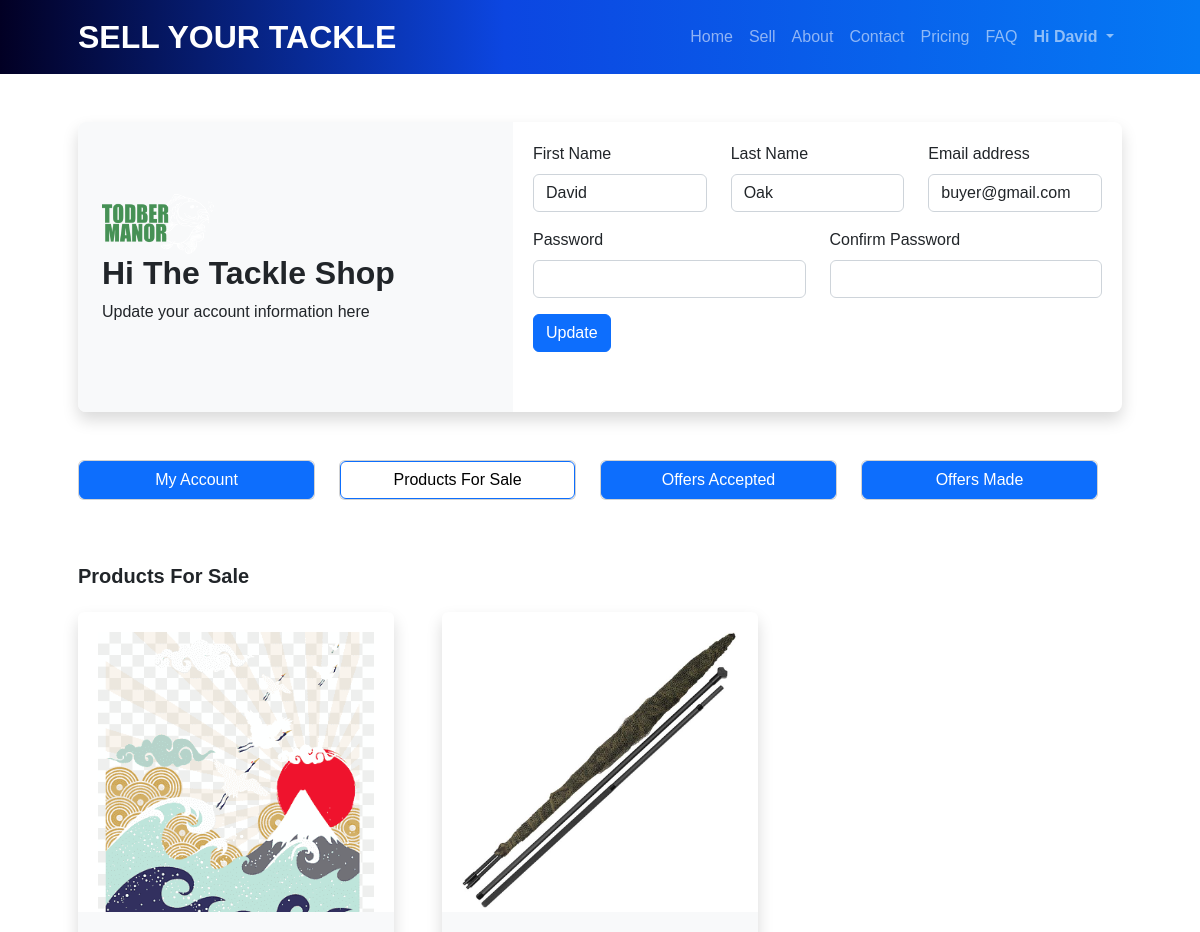
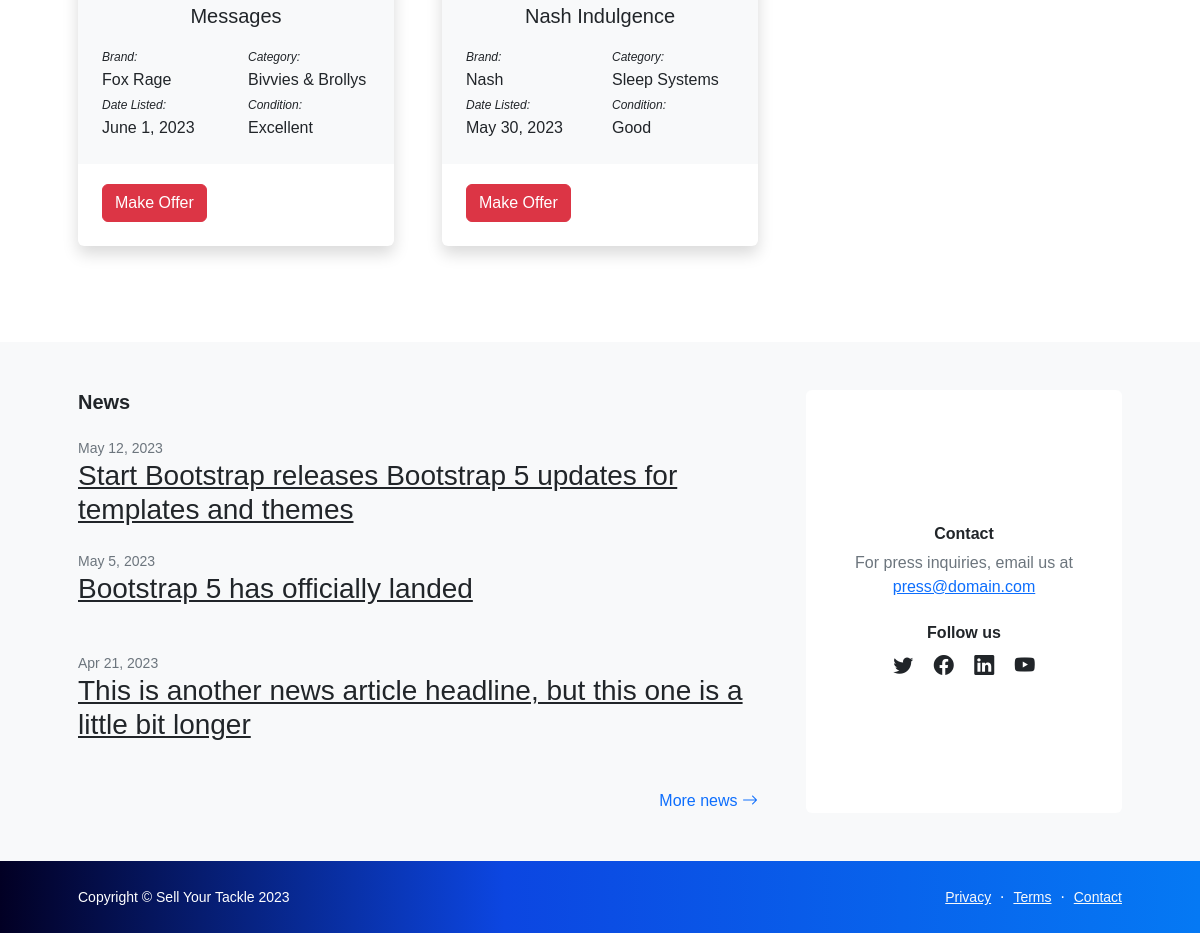
The page /tackle-shop-account/products-for-sale/ (signed in) on the database its author committed (2 pictures, top to bottom).
### myapp/models.py (models this page shows, shortened)
class TackleShop(models.Model):
    user = models.OneToOneField(User, on_delete=models.CASCADE)
    shop_name = models.CharField(max_length=200)
    shop_url = models.URLField()
    shop_logo = models.ImageField(upload_to="shop_logos")
    address_line1 = models.CharField(max_length=200)
    city = models.CharField(max_length=200)
    county = models.CharField(max_length=200)
    postcode = models.CharField(max_length=20)

class ProductImage(models.Model):
    product = models.ForeignKey(
        Product, related_name="images", on_delete=models.CASCADE
    )
    image = models.ImageField(upload_to="images")

class Product(models.Model):
    id = models.AutoField(primary_key=True)
    brand = models.ForeignKey(Brand, on_delete=models.CASCADE)
    category = models.ForeignKey(Category, on_delete=models.CASCADE)
    name = models.CharField(max_length=200)
    variation1 = models.CharField(max_length=100, blank=True, null=True)
    variation2 = models.CharField(max_length=100, blank=True, null=True)
    condition = models.CharField(max_length=100, choices=Condition.choices)
    description = models.TextField(blank=True, null=True)
    user = models.ForeignKey(User, on_delete=models.CASCADE)
    created_at = models.DateTimeField(auto_now_add=True)

class Brand(models.Model):
    name = models.CharField(max_length=200)
    def __str__(self):
        return self.name

class Category(models.Model):
    name = models.CharField(max_length=200)
    class Meta:
        db_table = "myapp_categories"
    def __str__(self):
        return self.name

### myapp/views.py (the view)
# urls.py: path('tackle-shop-account/products-for-sale/', ProductsForSale.as_view(), name='products_for_sale'),
class ProductsForSale(LoginRequiredMixin, View):
    def get(self, request):
        user_offers = Offer.objects.filter(buyer=request.user).values_list('product_id', flat=True)
        accepted_offers = Offer.objects.filter(status='accepted').values_list('product_id', flat=True)
        products = Product.objects.exclude(id__in=user_offers).exclude(id__in=accepted_offers).order_by('-created_at')
        tackle_shop = request.user.tackleshop  # Replace with your actual code
        return render(request, "products_for_sale.html", {"products": products, "tackle_shop": tackle_shop})

### myapp/templates/products_for_sale.html (shortened to what this page needs)
<!DOCTYPE html>
<html lang="en">
<head>
    {% include 'header.html' %}
</head>
<body class="d-flex flex-column">
    <main class="flex-shrink-0">
        {% include 'navbar.html' %}
        <section class="py-5">
            <div class="container px-lg-5">
                <div class="card border-0 shadow rounded-3 overflow-hidden">
                    <div class="card-body p-0">
                        <div class="row gx-0">
                            <div class="col-lg-6 col-xl-5 py-lg-5 account-details">
                                <div class="p-4">
                                    <div class="row">
                                        <div class="col-xs-6">
                                            <img src="{{ tackle_shop.shop_logo.url }}" alt="{{ product.name }} image"
                                                class="img-fluid tackle-shop-logo" id="product-card-img">
                                        </div>
                                        <div class="col-xs-6">
                                            <div class="h2 fw-bolder">Hi {{ tackle_shop.shop_name }}</div>
                                        </div>
                                    </div>
                                    <p>Update your account information here</p>
                                </div>
                            </div>
                            <div class="col-lg-6 col-xl-7" id="myaccount-form">
                                <div class="d-none d-lg-block">
                                    <div class="row">
                                        <div class="col-sm-4">
                                            <div class="mb-3">
                                                <label for="id_fname" class="form-label">First Name</label>
                                                <input type="text" class="form-control" id="id_fname" name="fname"
                                                    value="{{ request.user.first_name }}">
                                            </div>
                                        </div>
                                        <div class="col-sm-4">
                                            <div class="mb-3">
                                                <label for="id_lname" class="form-label">Last Name</label>
                                                <input type="text" class="form-control" id="id_lname" name="lname"
                                                    value="{{ request.user.last_name }}">
                                            </div>
                                        </div>
                                        <div class="col-sm-4">
                                            <div class="mb-3">
                                                <label for="id_email" class="form-label">Email address</label>
                                                <input type="email" class="form-control" id="id_email" name="email"
                                                    value="{{ request.user.email }}">
                                            </div>
                                        </div>
                                    </div>
                                    <div class="row">
                                        <div class="col-sm-6">
                                            <div class="mb-3">
                                                <label for="id_password" class="form-label">Password</label>
                                                <input type="password" class="form-control" id="id_password"
                                                    name="password">
                                            </div>
                                        </div>
                                        <div class="col-sm-6">
                                            <div class="mb-3">
                                                <label for="id_password_confirm" class="form-label">Confirm
                                                    Password</label>
                                                <input type="password" class="form-control" id="id_password_confirm"
                                                    name="password_confirm">
                                            </div>
                                        </div>
                                    </div>
                                    <button type="submit" class="btn btn-primary d-lg-block">Update</button>
                                </div>
                            </div>
                        </div>
                    </div>
                </div>
        </section>
        <section>
            <div class="container px-5">
                <div class="row">
                    {% include 'tackleshopaccount-buttons.html' %}
                </div>
            </div>
        </section>
        <section class="py-5">
            <div class="container px-5">
                <h2 class="fw-bolder fs-5 mb-4">Products For Sale</h2>
                <div class="row gx-5">
                    {% for product in products %}
                    <div class="col-lg-4 mb-5">
                        <div class="card h-100 shadow border-0">
                            <div id="product-card-img-container">
                                {% for product_image in product.images.all %}
                                <img src="{{ product_image.image.url }}" alt="{{ product.name }} image"
                                    class="img-fluid" id="product-card-img">
                                {% endfor %}
                            </div>
                            <div class="card-body p-4 card-border">
                                <div class="h5 card-title mb-3 text-center">{{ product.name }}</div>
                                <div class="row">
                                    <div class="col-6">
                                        <label for="productBrand" style="font-size: 12px"><i>Brand:</i></label>
                                        <p class="card-text mb-0" id="productBrand">{{ product.brand }}</p>
                                    </div>
                                    <div class="col-6">
                                        <label for="productCategory" style="font-size: 12px"><i>Category:</i></label>
                                        <p class="card-text mb-0" id="productCategory">{{ product.category }}</p>
                                    </div>
                                </div>
                                <div class="row">
                                    <div class="col-6">
                                        <label for="productDate" style="font-size: 12px"><i>Date Listed:</i></label>
                                        <div class="card-text mb-0">{{ product.created_at|date:"F j, Y" }}</div>
                                    </div>
                                    <div class="col-6">
                                        <label for="productCondition" style="font-size: 12px"><i>Condition:</i></label>
                                        <p class="card-text mb-0" id="productCondition">{{ product.condition }}</p>
                                    </div>
                                </div>
                            </div>
                            <div class="card-footer p-4 pt-0 bg-transparent border-top-0 card-border">
                                <div class="d-flex align-items-center">
                                    <a href="{% url 'make_offer' product_id=product.id %}" class="btn btn-danger">Make
                                        Offer</a>
                                </div>
                            </div>
                        </div>
                    </div>
                    {% empty %}
                    <p>No products are for sale yet.</p>
                    {% endfor %}
                </div>
            </div>
        </section>
        <section class="py-5 bg-light">
            <div class="container px-5">
                <div class="row gx-5">
                    <div class="col-xl-8">
                        <h2 class="fw-bolder fs-5 mb-4">News</h2>
                        <div class="mb-4">
                            <div class="small text-muted">May 12, 2023</div>
                            <a class="link-dark" href="#!">
                                <h3>Start Bootstrap releases Bootstrap 5 updates for templates and themes</h3>
                            </a>
                        </div>
                        <div class="mb-5">
                            <div class="small text-muted">May 5, 2023</div>
                            <a class="link-dark" href="#!">
                                <h3>Bootstrap 5 has officially landed</h3>
                            </a>
                        </div>
                        <div class="mb-5">
                            <div class="small text-muted">Apr 21, 2023</div>
                            <a class="link-dark" href="#!">
                                <h3>This is another news article headline, but this one is a little bit longer</h3>
                            </a>
                        </div>
                        <div class="text-end mb-5 mb-xl-0">
                            <a class="text-decoration-none" href="#!">
                                More news
                                <i class="bi bi-arrow-right"></i>
                            </a>
                        </div>
                    </div>
                    <div class="col-xl-4">
                        <div class="card border-0 h-100">
                            <div class="card-body p-4">
                                <div class="d-flex h-100 align-items-center justify-content-center">
                                    <div class="text-center">
                                        <div class="h6 fw-bolder">Contact</div>
                                        <p class="text-muted mb-4">
                                            For press inquiries, email us at
                                            <br />
                                            <a href="#!">press@domain.com</a>
                                        </p>
                                        <div class="h6 fw-bolder">Follow us</div>
                                        <a class="fs-5 px-2 link-dark" href="#!"><i class="bi-twitter"></i></a>
                                        <a class="fs-5 px-2 link-dark" href="#!"><i class="bi-facebook"></i></a>
                                        <a class="fs-5 px-2 link-dark" href="#!"><i class="bi-linkedin"></i></a>
                                        <a class="fs-5 px-2 link-dark" href="#!"><i class="bi-youtube"></i></a>
                                    </div>
                                </div>
                            </div>
                        </div>
                    </div>
                </div>
            </div>
        </section>
    </main>
    {% include 'footer.html' %}
</body>
</html>

### myapp/templates/navbar.html (shortened to what this page needs)
<nav class="navbar navbar-expand-lg navbar-dark bg-dark">
    <div class="container px-5">
        <a class="navbar-brand" href="/">SELL YOUR TACKLE</a>
        <div class="collapse navbar-collapse" id="navbarSupportedContent">
            <ul class="navbar-nav ms-auto mb-2 mb-lg-0">
                <li class="nav-item"><a class="nav-link" href="/">Home</a></li>
                <li class="nav-item"><a class="nav-link" href="/form">Sell</a></li>
                <li class="nav-item"><a class="nav-link" href="/about">About</a></li>
                <li class="nav-item"><a class="nav-link" href="/contact">Contact</a></li>
                <li class="nav-item"><a class="nav-link" href="/pricing">Pricing</a></li>
                <li class="nav-item"><a class="nav-link" href="/faq">FAQ</a></li>
                {% if user.is_authenticated %}
                <li class="nav-item dropdown">
                    <a class="nav-link dropdown-toggle" href="#" id="navbarDropdown" role="button"
                        data-bs-toggle="dropdown" aria-expanded="false">
                        <b>Hi {{ user.first_name }}</b>
                    </a>
                </li>
                {% endif %}
            </ul>
        </div>
    </div>
</nav>

### rows shown on the page
TackleShop: shop_logo (picture), shop_name "The Tackle Shop"
Product: name "Messages", brand "Fox Rage", category "Bivvies & Brollys", created_at "June 1, 2023", condition "Excellent"
ProductImage: image (picture)
Product: name "Nash Indulgence", brand "Nash", category "Sleep Systems", created_at "May 30, 2023", condition "Good"
ProductImage: image (picture)

### other values the page prints
{{ user.first_name }} "David"
